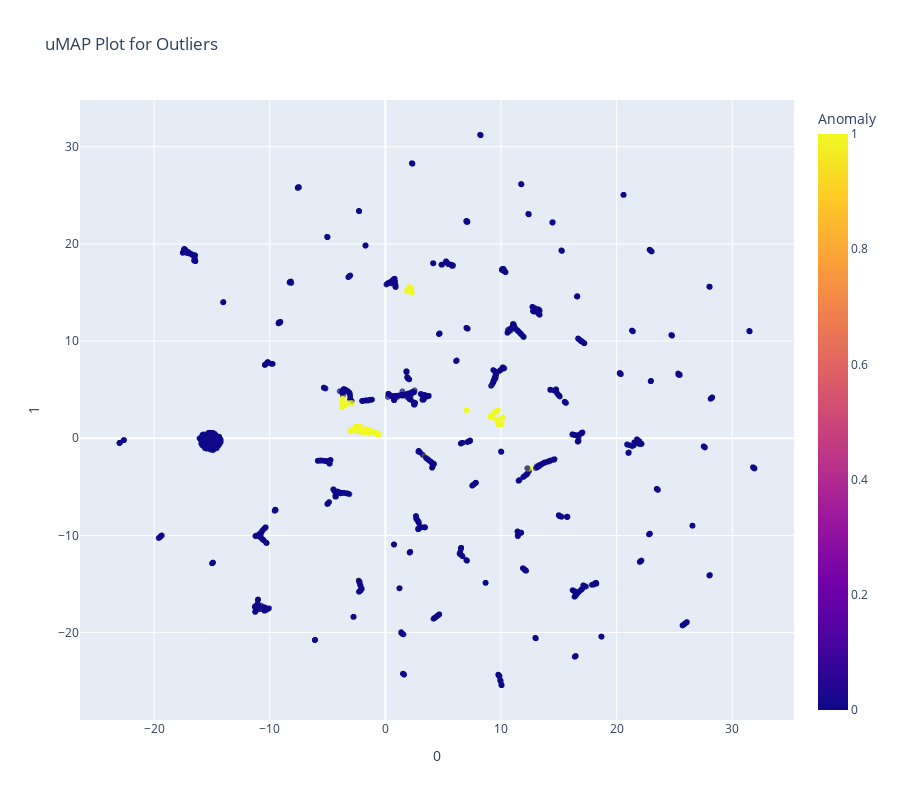

Write notebook code for a chart like this one.
### Code cell
plot_model(iforest, plot = 'umap')

### Figure 1 — Plotly figure (JSON) as saved in the notebook; plotly's stock layout.template omitted (floating-point values rounded to 4 significant figures; data arrays with more than 128 entries replaced by an {"elided": "..."} marker saying what was removed)
{"data": [{"customdata": {"elided": "7322x1 float values"}, "hovertemplate": "0=%{x}<br>1=%{y}<br>Feature=%{customdata[0]}<br>Anomaly=%{marker.color}<extra></extra>", "legendgroup": "", "marker": {"color": {"elided": "7322 int values"}, "coloraxis": "coloraxis", "opacity": 0.7, "symbol": "circle"}, "mode": "markers", "name": "", "showlegend": false, "type": "scattergl", "x": {"elided": "7322 float values"}, "xaxis": "x", "y": {"elided": "7322 float values"}, "yaxis": "y"}], "layout": {"coloraxis": {"colorbar": {"title": {"text": "Anomaly"}}, "colorscale": [[0, "#0d0887"], [0.1111, "#46039f"], [0.2222, "#7201a8"], [0.3333, "#9c179e"], [0.4444, "#bd3786"], [0.5556, "#d8576b"], [0.6667, "#ed7953"], [0.7778, "#fb9f3a"], [0.8889, "#fdca26"], [1, "#f0f921"]]}, "height": 800, "legend": {"tracegroupgap": 0}, "title": {"text": "uMAP Plot for Outliers"}, "width": 900, "xaxis": {"anchor": "y", "autorange": true, "domain": [0, 1], "range": [-26.41, 35.34], "title": {"text": "0"}, "type": "linear"}, "yaxis": {"anchor": "x", "autorange": true, "domain": [0, 1], "range": [-28.99, 34.81], "title": {"text": "1"}, "type": "linear"}}}
